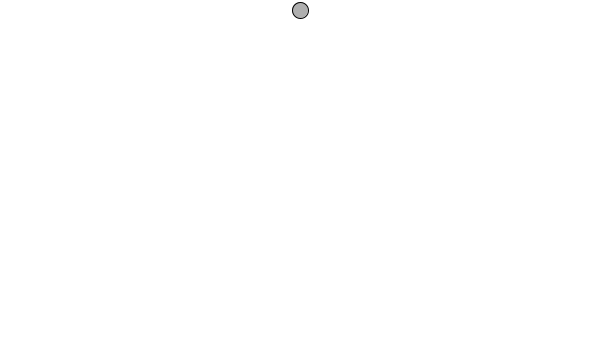
Frame 1 (no input)
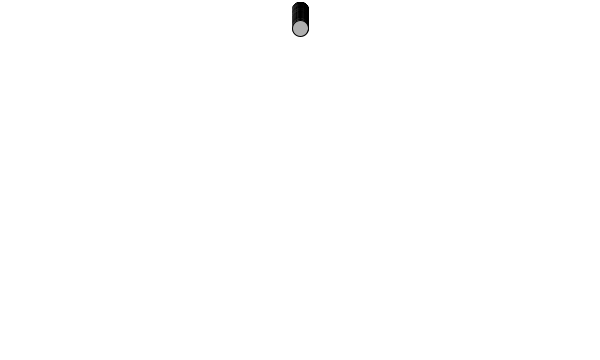
Frame 60 (the mouse pressed at the canvas centre just before this capture)
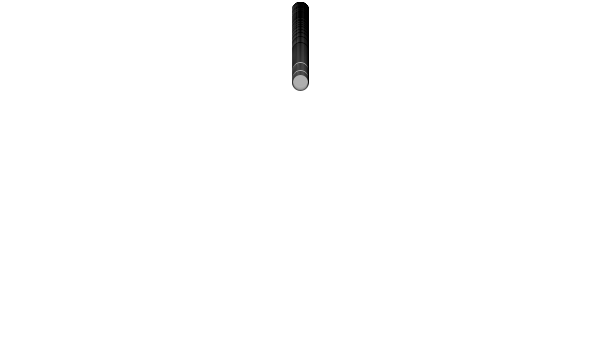
Frame 120 (the mouse held since frame 60 and released just before this capture)

The Processing sketch that drew these frames (run headless with seeded random() and noise(); from frame 60 on, the mouse is pressed at the canvas centre):

// Processing sketch: sketch_4_1_SingleParticle
// ── sketch_4_1_SingleParticle.pde
class Particle{
 
  PVector location;
  PVector velocity;
  PVector acceleration;
  float lifespan;
  
  
  Particle(PVector l){
   
    location = l.copy();
    velocity = new PVector(0,0);
    acceleration = new PVector(0,0);
    lifespan = 400;
  }
  
  boolean isDead(){
  
    if (lifespan < 0.0){
     return true; 
    }
    else{
      return false;
    }
  
  }
  
  void update(){
   velocity.add(acceleration);
   location.add(velocity); 
   lifespan -=2;

    acceleration.mult(0);
  }
  
  void display(){
   stroke(0,lifespan);
   fill(175,lifespan);
   ellipse(location.x,location.y,16,16);
  }
  
  void applyForce(PVector force){
    acceleration.add(force);
    
  }
  
  void checkEdges(){
   if (location.x > width){
     location.x = width;
     velocity.x *= -1;
   }
   else if(location.x < 0){
     location.x = 0;
     velocity.x *= -1;
   }
   
   if (location.y > height){
     location.y = height;
     velocity.y *= -1;
   }
   else if(location.y < 0){
     location.y = 0;
     velocity.y *= -1;
   }
  }
}




Particle p;
PVector gravity;

void setup(){
  size(600,360);
  p = new Particle(new PVector(width/2,10));
  gravity = new PVector(0,0.01);
  background(255);
}


void draw(){
 
  
  

  p.applyForce(gravity);
  p.update();
  p.checkEdges();
  p.display();

}
